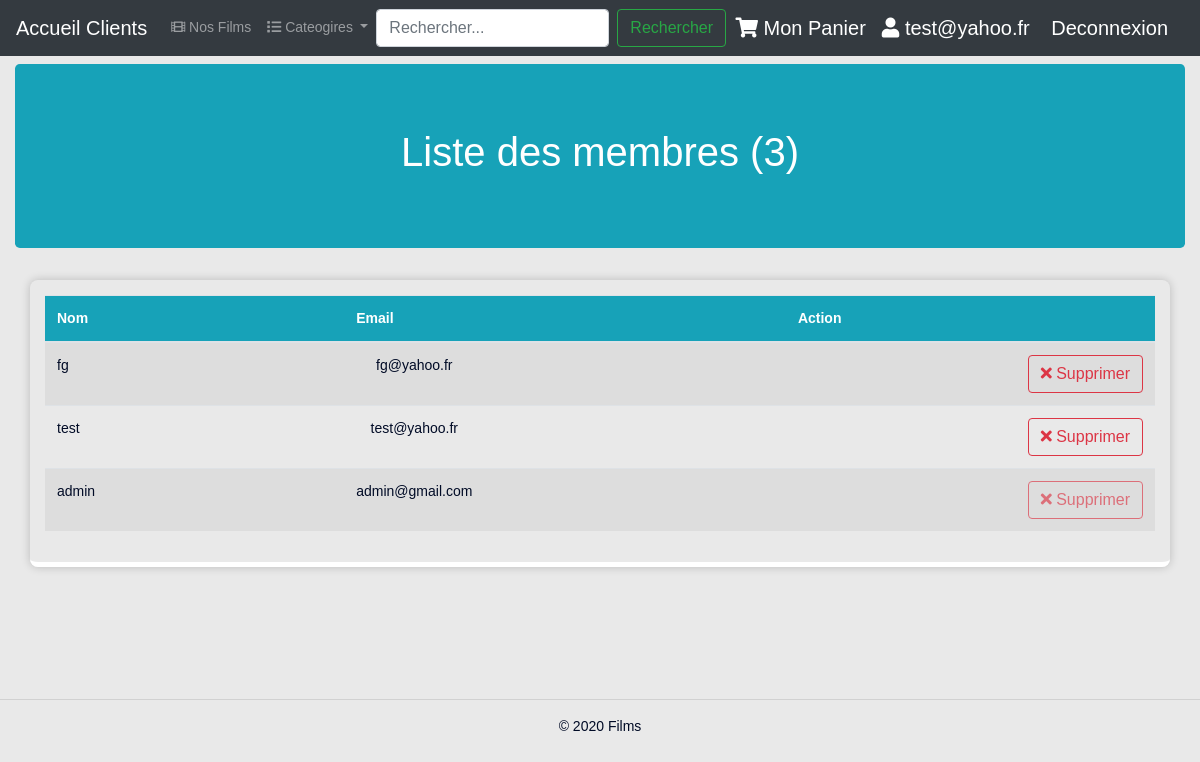
The app's page /viewsfilms/admin/allMembers.php (signed in) with its own data.
### tables this page shows
CREATE TABLE `membres` (
  `id` int(11) unsigned NOT NULL AUTO_INCREMENT,
  `nom` varchar(255) NOT NULL,
  `email` varchar(255) NOT NULL DEFAULT '',
  `is_admin` int(11) DEFAULT '0',
  `password` text NOT NULL,
  `created_at` timestamp NOT NULL DEFAULT CURRENT_TIMESTAMP ON UPDATE CURRENT_TIMESTAMP,
  `updated_at` timestamp NOT NULL DEFAULT CURRENT_TIMESTAMP,
  PRIMARY KEY (`id`),
  UNIQUE KEY `email` (`email`)
);

### viewsfilms/includes/db.php (called while the page is built, shortened)
<?php
  function getAllMembers($conn)  {
    try {
      $stmt = $conn->prepare('SELECT * FROM membres ORDER BY created_at');
      $stmt->execute();
      return $stmt->fetchAll();
    } catch(PDOException $e) {
      die("Error While fetching the members: " . $e->getMessage());
    }
  }
?>

### viewsfilms/admin/allMembers.php (the view, shortened to what this page needs)
<?php
  include("../includes/db.php");
  $membres = getAllMembers($conn);
?>
<!DOCTYPE html>
<html lang="en">
<head>
  <?php include_once("../includes/header.php"); ?>
  <link rel="stylesheet" href="../../css/table.css">
</head>
<body>
  <main role="main">
    <?php include_once("../includes/adminMenu.php"); ?>
    <div class="col pt-2">
      <div class="row justify-content-center ">
        <div class="col-12">
          <div class="jumbotron bg-info">
            <div class="row">
              <div class="col main pt-0">
                <h1 class=" d-none d-sm-block text-center text-white">
                  Liste des membres (<?php  echo count($membres); ?>)
                </h1>
              </div>
            </div>
          </div>
          <div class="container box">
            <div class="row">
              <div class="col-12">
                <div class="table-responsive table-hover">
                  <table class="table table-striped">
                    <thead class="bg-info text-white">
                      <tr>
                        <th scope="col3">Nom</th>
                        <th scope="col3" width="100">Email</th>
                        <th colspan="2" scope="col3" class="text-center">Action</th>
                      </tr>
                    </thead>
                    <tbody>
                      <?php foreach($membres as $membre) {?>
                      <tr>
                        <td><?php  echo $membre['nom']; ?></td>
                        <td class="text-center"><?php  echo $membre['email']; ?></td>
                        <?php if(!$membre["is_admin"]) { ?>
                        <td class="text-right">
                          <form method="post">
                            <button type="submit" name="deleteMembre" class="btn btn-outline-danger">
                              <i class="fa fa-times" aria-hidden="true"></i>
                              Supprimer
                            </button>
                          </form>
                        </td>
                        <?php } else { ?>
                        <td class="text-right">
                          <button type="button" class="btn btn-outline-danger disabled">
                            <i class="fa fa-times" aria-hidden="true"></i>
                            Supprimer
                          </button>
                        </td>
                        <?php } ?>
                      </tr>
                      <?php } ?>
                    </tbody>
                  </table>
                </div>
              </div>
            </div>
          </div>
        </div>
      </div>
    </div>
  </main>
  <?php include_once("../includes/footer.php");?>
</body>
</html>

### css/style.css (style rules this page uses)
body { height: 100%; width: 100%; background: #e9e9e9; font-family: 'Arimo', Arial, sans-serif; font-weight: 400; font-size: 14px; color: #010b26; }
.box { margin-bottom: 20px !important; padding: 15px !important; border-radius: 8px !important; -webkit-box-shadow: 0 0 10px 0 rgba(0, 0, 0, .2) !important; box-shadow: 0 0 10px 0 rgba(0, 0, 0, .2) !important; border-bottom: 5px solid #fff !important; }
* { -webkit-transition: 300ms; transition: 300ms; }
h1, h2, h3, h4, h5, p { font-weight: 400; }

### css/table.css (style rules this page uses)
.box { margin-bottom: 20px !important; padding: 15px !important; border-radius: 8px !important; -webkit-box-shadow: 0 0 10px 0 rgba(0, 0, 0, .2) !important; box-shadow: 0 0 10px 0 rgba(0, 0, 0, .2) !important; border-bottom: 5px solid #fff !important; }

### records on screen
membres: nom "fg", email "fg@yahoo.fr"
membres: nom "test", email "test@yahoo.fr"
membres: nom "admin", email "admin@gmail.com", is_admin 1 (drawn)

### other values on screen
$_SESSION["email"] "test@yahoo.fr"
count($membres) "3"
